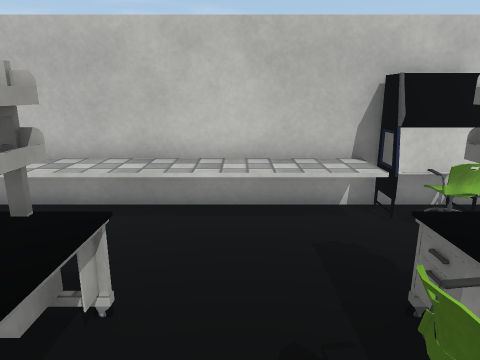
view 1 (above)

12 first-person views from a walk through a scene from a Unity 3-D project. The camera is 1.3 m above the floor, tilts 14° down and sees 70° across. Doors are open. The floor is counted in squares, 0.5 m on a side. Each view is taken from the middle of a square. On the plan, view 1 faces up. The plan holds only what a view shows up to about 20 squares ahead; the rest is blank. The player character is not drawn. Some surface patterns are stand-ins.

view 2
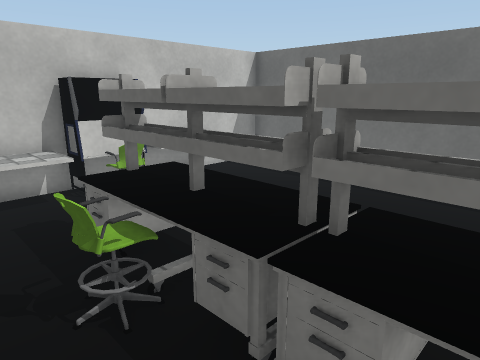

view 3
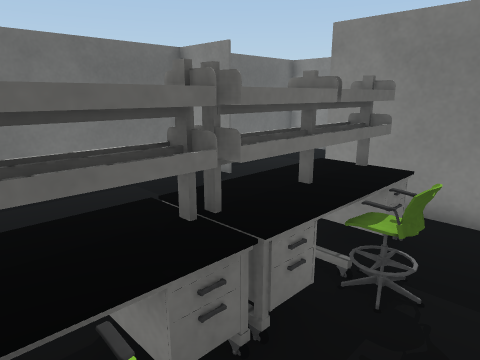

view 4
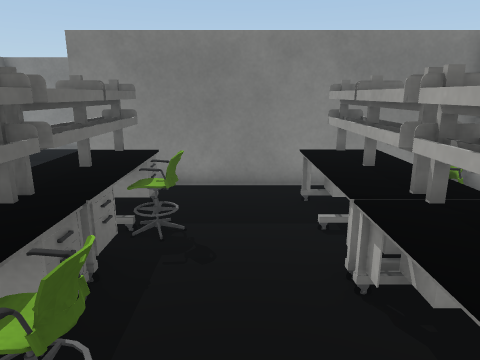

view 5
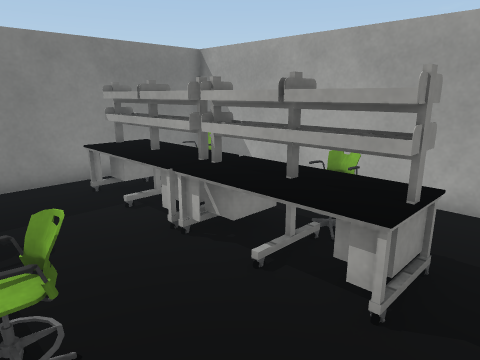

view 6
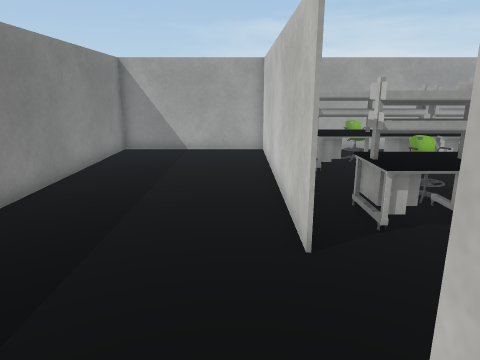

view 7
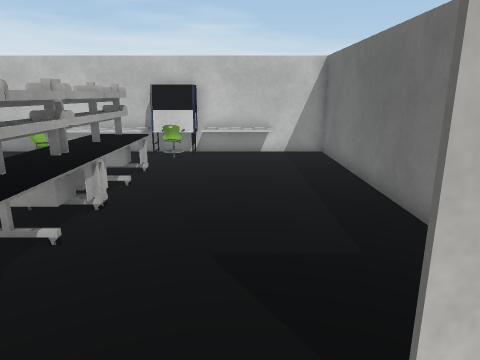

view 8
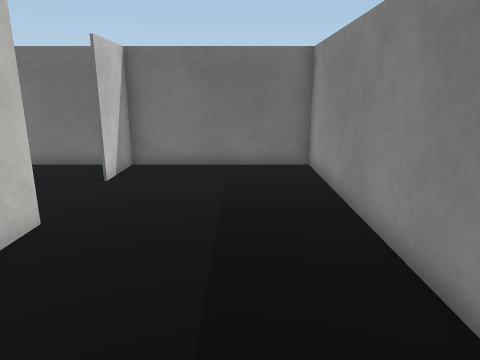

view 9
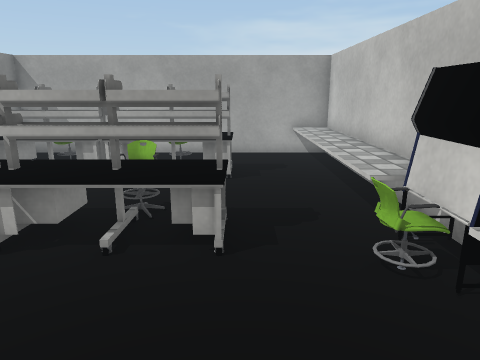

view 10
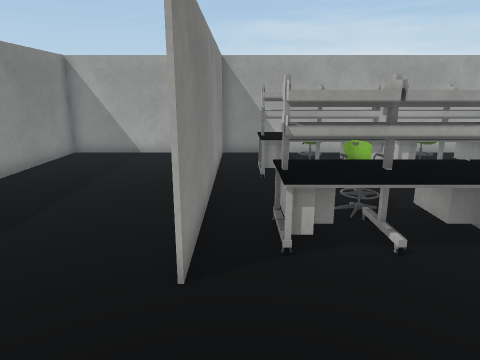

view 11
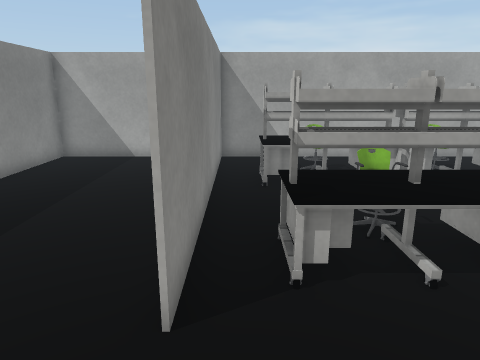

view 12
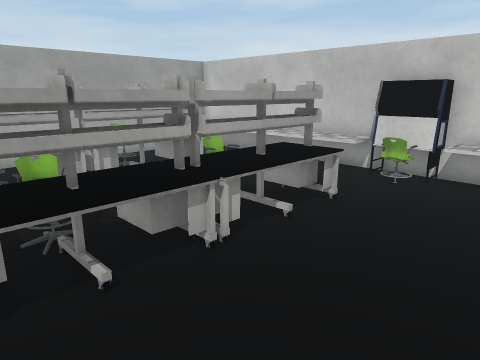

### Floor plan
Key: @ floor where view 1 was taken; # wall or solid block; . floor; D open door; = window, fence, low wall or low ledge; ^ raised ledge; O other object.
Columns run from 7 left of view 1 to 11 right of it. Each row starts with its distance up from view 1.
  8 #^^^^^^^^^###^^^###
  7 #^^^^^^^^^OOO^^^..#
  6 #..........==.....#
  5 #.................#
  4 #...#=...=.=......#
  3 #...===..^^^......#
  2 #..O#==.OO^^......#
  1 #..O#==.OO^^......#
  0 #...===@.^^^......#
 -1 #...===..^^^......#
 -2 #..O#==.O^^^......#
 -3 #..O#==.OO^^......#
 -4 #...===..^^^......#
 -5 #.................#
 -6 ############DDDD###
 -7 #.................#
 -8 #.................#
 -9 #.................#
-10 #.................#
-11 #.................#
-12 #.................#
-13 ###################

Positions as (right, up) in squares from view 1, and headings:
1: (0, 0), facing up
2: (0, -2), facing up-right
3: (0, 2), facing down-right
4: (0, 4), facing down
5: (2, 5), facing down-left
6: (10, -7), facing left
7: (7, -8), facing up
8: (-2, -10), facing right
9: (9, 4), facing left
10: (9, -5), facing left
11: (8, -5), facing left
12: (8, -4), facing up-left
